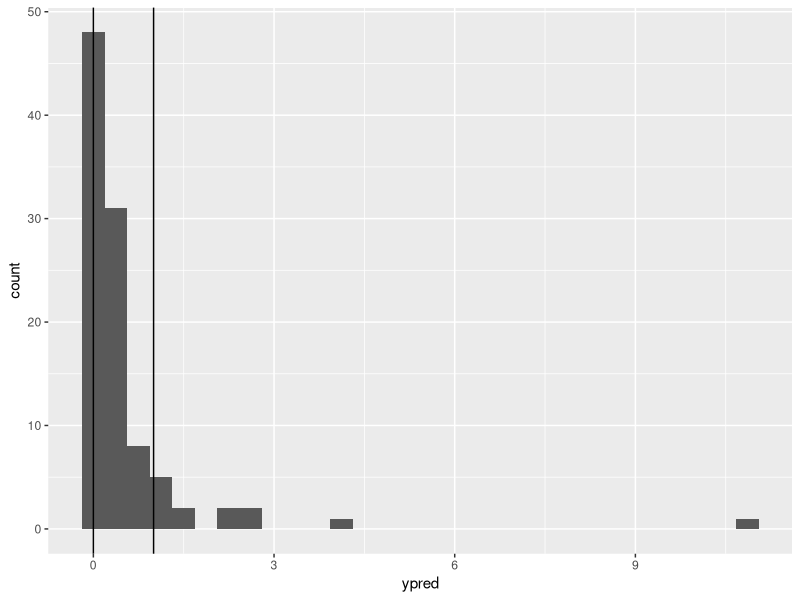

Here is the R script that generated this plot:
library(tidyverse)

n_sims = 100

# emergence is modeled as emerge/max(emerge)
# Hence values greater than 1 should be rare with most values 
# less than 0.5 or so (i.e., less than half of the maximum).
tibble(int = rnorm(n_sims, -2, 1),
       shape = rexp(n_sims, 1),
       mu = exp(int),
       offset = rexp(n_sims, 4),
       # offset = 0,
       scale = (mu + offset)/shape) %>% 
  mutate(ypred = rgamma(nrow(.), shape = shape, scale = scale)) %>% 
  ggplot(aes(x = ypred)) + 
  geom_histogram() +
  # scale_x_log10() +
  geom_vline(xintercept = c(0.0001, 1))
